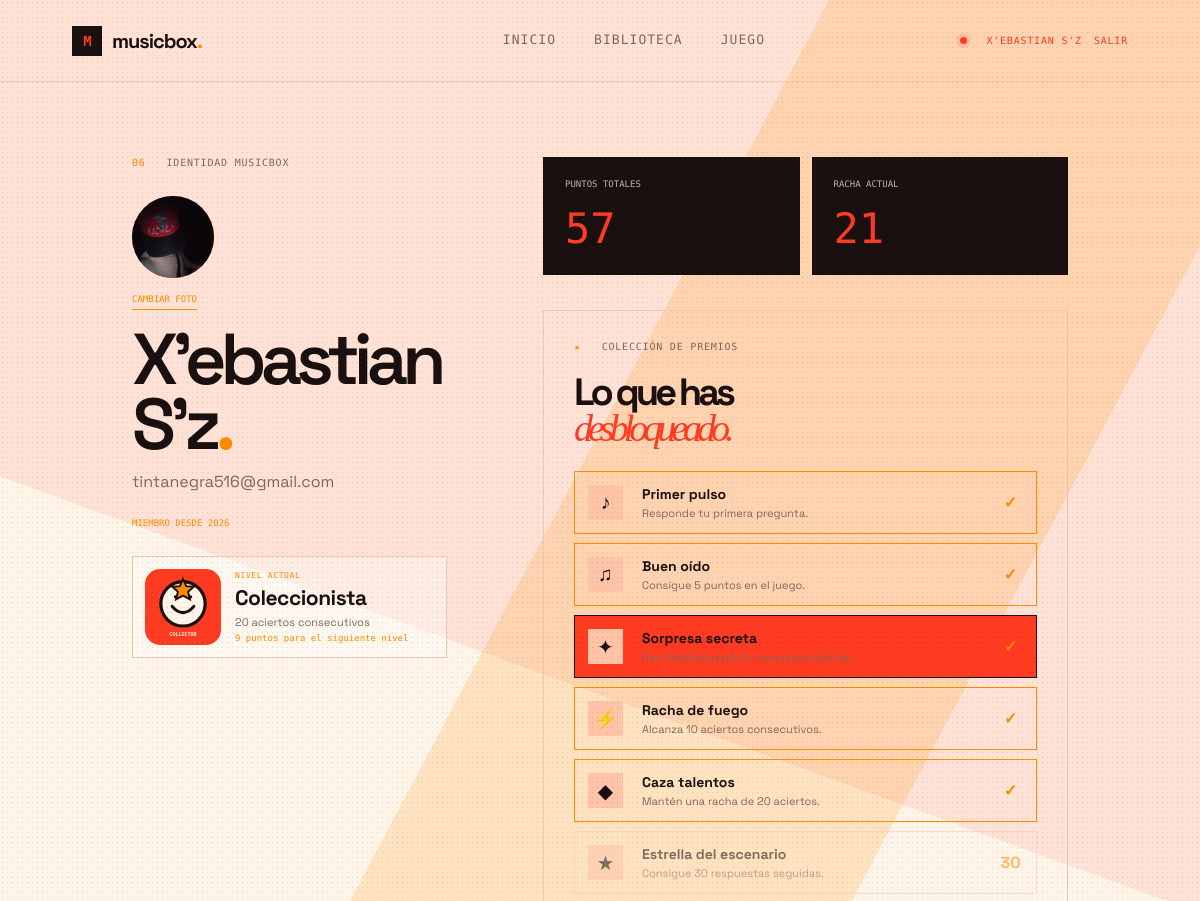
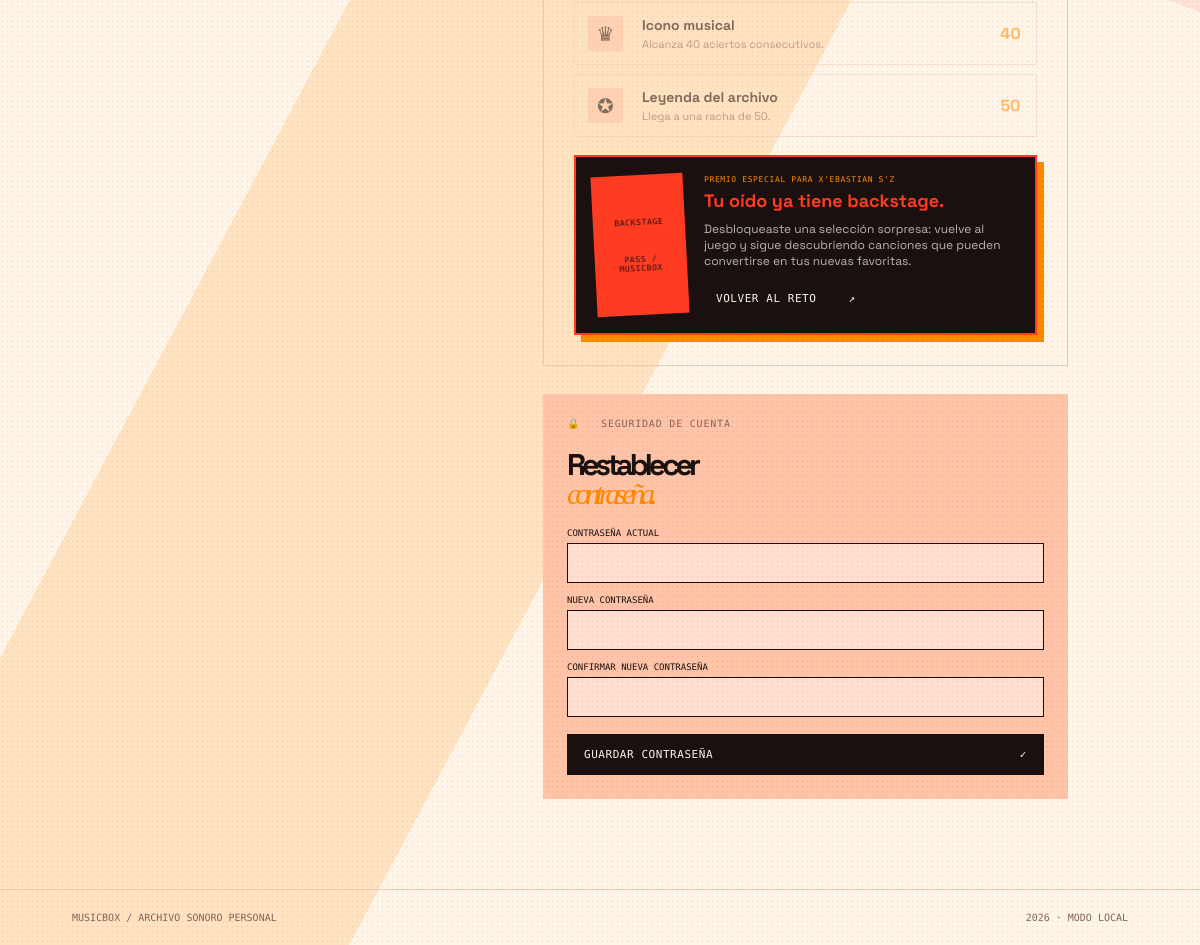
The page /perfil (signed in) on the database its author committed (2 pictures, top to bottom).
### tables this page shows
CREATE TABLE users (
            id INTEGER PRIMARY KEY AUTOINCREMENT,
            name TEXT NOT NULL,
            email TEXT NOT NULL UNIQUE,
            password_hash TEXT NOT NULL,
            reset_code TEXT,
            reset_expires TEXT,
            created_at TEXT DEFAULT CURRENT_TIMESTAMP
        , avatar_path TEXT);

### app.py (the view, shortened to what this page needs)
@app.route("/perfil", methods=["GET", "POST"])
@login_required
def profile():
    profile_data = get_user_profile(session["user_id"])
    streak = profile_data["current_streak"]
    levels = [
        ("Novato", "comienza tu recorrido", "level-rookie.svg"),
        ("Explorador", "10 aciertos consecutivos", "level-explorer.svg"),
        ("Coleccionista", "20 aciertos consecutivos", "level-collector.svg"),
        ("Headliner", "30 aciertos consecutivos", "level-headliner.svg"),
        ("Icono", "40 aciertos consecutivos", "level-icon.svg"),
        ("Leyenda", "50 aciertos consecutivos", "level-legend.svg"),
    ]
    level_index = min(streak // 10, len(levels) - 1)
    level_name, level_subtitle, level_image = levels[level_index]
    next_level = (level_index + 1) * 10 - streak if level_index < len(levels) - 1 else None
    level = {"name": level_name, "subtitle": level_subtitle, "image": level_image, "next": next_level}
    return render_template("profile.html", profile=profile_data, level=level)

### app.py (called while the page is built, shortened)
def login_required(view):
    @wraps(view)
    def wrapped_view(*args, **kwargs):
        if "user_id" not in session:
            return redirect(url_for("login", next=request.path))
        return view(*args, **kwargs)
    return wrapped_view

def mysql_configured():
    return bool(os.getenv("DB_HOST") and os.getenv("DB_NAME") and os.getenv("DB_USER") and pymysql)

def get_sqlite_connection():
    connection = sqlite3.connect(SQLITE_PATH)
    connection.row_factory = sqlite3.Row
    return connection

def get_user_profile(user_id):
    connection = get_sqlite_connection()
    profile = connection.execute("SELECT u.id, u.name, u.email, u.avatar_path, u.created_at, COALESCE(r.points, 0) AS points, COALESCE(r.best_score, 0) AS best_score, COALESCE(r.current_streak, 0) AS current_streak, COALESCE(r.surprise_unlocked, 0) AS surprise_unlocked FROM users u LEFT JOIN user_rewards r ON r.user_id = u.id WHERE u.id = ?", (user_id,)).fetchone()
    connection.close()
    return dict(profile) if profile else None

@app.context_processor
def inject_globals():
    return {"current_year": datetime.now().year, "using_mysql": mysql_configured(), "current_user": session.get("user_name")}

### templates/profile.html (shortened to what this page needs)
{% extends "base.html" %}
{% block content %}
<section class="profile-shell">
  <div class="profile-heading"><p class="eyebrow"><span>06</span> identidad musicbox</p><div class="profile-avatar">{% if profile.avatar_path %}<img src="{{ url_for('static', filename=profile.avatar_path) }}" alt="Foto de perfil de {{ profile.name }}">{% else %}{{ profile.name[:1]|upper }}{% endif %}</div><form class="avatar-form" action="{{ url_for('profile') }}" method="post" enctype="multipart/form-data"><label for="avatar-upload">Cambiar foto</label><input id="avatar-upload" type="file" name="avatar" accept="image/png,image/jpeg,image/webp,image/gif" onchange="this.form.submit()"></form>{% if request.args.get('avatar_updated') %}<span class="avatar-status">Foto actualizada.</span>{% elif request.args.get('avatar_error') %}<span class="avatar-status error-text">{{ request.args.get('avatar_error') }}</span>{% endif %}<h1>{{ profile.name }}<span class="accent">.</span></h1><p>{{ profile.email }}</p><span class="profile-date">MIEMBRO DESDE {{ profile.created_at.strftime('%Y') if profile.created_at.strftime is defined else profile.created_at[:4] }}</span><div class="level-card"><img src="{{ url_for('static', filename='IMG/' ~ level.image) }}" alt="Nivel {{ level.name }}"><div><span class="level-label">NIVEL ACTUAL</span><strong>{{ level.name }}</strong><small>{{ level.subtitle }}</small>{% if level.next %}<em>{{ level.next }} punto{% if level.next != 1 %}s{% endif %} para el siguiente nivel</em>{% else %}<em>recompensa máxima desbloqueada</em>{% endif %}</div></div></div>
  <div class="profile-content">
    <div class="profile-stats"><div><span class="stat-label">PUNTOS TOTALES</span><strong>{{ profile.points }}</strong></div><div><span class="stat-label">RACHA ACTUAL</span><strong>{{ profile.current_streak }}</strong></div></div>
    <section class="rewards-panel"><div class="rewards-heading"><p class="eyebrow"><span>★</span> colección de premios</p><h2>Lo que has<br><em>desbloqueado.</em></h2></div><div class="reward-list"><article class="reward-card {% if profile.points >= 1 %}unlocked{% endif %}"><span class="reward-icon">♪</span><div><h3>Primer pulso</h3><p>Responde tu primera pregunta.</p></div><b>{% if profile.points >= 1 %}✓{% else %}—{% endif %}</b></article><article class="reward-card {% if profile.points >= 5 %}unlocked{% endif %}"><span class="reward-icon">♫</span><div><h3>Buen oído</h3><p>Consigue 5 puntos en el juego.</p></div><b>{% if profile.points >= 5 %}✓{% else %}—{% endif %}</b></article><article class="reward-card surprise {% if profile.surprise_unlocked %}unlocked{% endif %}"><span class="reward-icon">✦</span><div><h3>Sorpresa secreta</h3><p>{% if profile.surprise_unlocked %}Has desbloqueado tu sorpresa especial.{% else %}Llega a 10 puntos para descubrirla.{% endif %}</p></div><b>{% if profile.surprise_unlocked %}✓{% else %}10{% endif %}</b></article><article class="reward-card {% if profile.current_streak >= 10 %}unlocked{% endif %}"><span class="reward-icon">⚡</span><div><h3>Racha de fuego</h3><p>Alcanza 10 aciertos consecutivos.</p></div><b>{% if profile.current_streak >= 10 %}✓{% else %}10{% endif %}</b></article><article class="reward-card {% if profile.current_streak >= 20 %}unlocked{% endif %}"><span class="reward-icon">◆</span><div><h3>Caza talentos</h3><p>Mantén una racha de 20 aciertos.</p></div><b>{% if profile.current_streak >= 20 %}✓{% else %}20{% endif %}</b></article><article class="reward-card {% if profile.current_streak >= 30 %}unlocked{% endif %}"><span class="reward-icon">★</span><div><h3>Estrella del escenario</h3><p>Consigue 30 respuestas seguidas.</p></div><b>{% if profile.current_streak >= 30 %}✓{% else %}30{% endif %}</b></article><article class="reward-card {% if profile.current_streak >= 40 %}unlocked{% endif %}"><span class="reward-icon">♛</span><div><h3>Icono musical</h3><p>Alcanza 40 aciertos consecutivos.</p></div><b>{% if profile.current_streak >= 40 %}✓{% else %}40{% endif %}</b></article><article class="reward-card {% if profile.current_streak >= 50 %}unlocked{% endif %}"><span class="reward-icon">✪</span><div><h3>Leyenda del archivo</h3><p>Llega a una racha de 50.</p></div><b>{% if profile.current_streak >= 50 %}✓{% else %}50{% endif %}</b></article></div>{% if profile.surprise_unlocked %}<div class="surprise-message"><div class="surprise-ticket"><span>BACKSTAGE</span><strong>✦</strong><small>PASS / MUSICBOX</small></div><div><span class="surprise-kicker">PREMIO ESPECIAL PARA {{ profile.name|upper }}</span><strong>Tu oído ya tiene backstage.</strong><p>Desbloqueaste una selección sorpresa: vuelve al juego y sigue descubriendo canciones que pueden convertirse en tus nuevas favoritas.</p><a class="button button-dark" href="{{ url_for('game') }}">Volver al reto <span>↗</span></a></div></div>{% else %}<div class="surprise-locked"><span>✦</span><div><strong>Hay algo esperándote.</strong><p>Consigue {{ 10 - profile.points if profile.points < 10 else 0 }} puntos más para abrir tu sorpresa.</p></div><span class="lock-count">{{ profile.points }}/10</span></div>{% endif %}</section>
    <section class="password-panel"><p class="eyebrow"><span>🔒</span> seguridad de cuenta</p><h2>Restablecer<br><em>contraseña.</em></h2><form action="{{ url_for('change_password') }}" method="post" class="password-form"><label>Contraseña actual<input type="password" name="current_password" required autocomplete="current-password"></label><label>Nueva contraseña<input type="password" name="new_password" required minlength="8" autocomplete="new-password"></label><label>Confirmar nueva contraseña<input type="password" name="confirmation" required minlength="8" autocomplete="new-password"></label><button class="button button-dark" type="submit">Guardar contraseña <span>✓</span></button></form></section>
  </div>
</section>
{% endblock %}

### templates/base.html (shortened to what this page needs)
<!doctype html>
<html lang="es">
<head>
  <link rel="stylesheet" href="{{ url_for('static', filename='CSS/style.css') }}">
</head>
<body>
  <header class="site-header">
    <a class="brand" href="{{ url_for('home') }}"><span class="brand-mark">M</span><span>musicbox<span class="brand-dot">.</span></span></a>
    <nav class="main-nav" aria-label="Navegación principal">
      <a class="nav-link {% if request.endpoint == 'home' %}active{% endif %}" href="{{ url_for('home') }}">Inicio</a>
      {% if current_user %}<a class="nav-link " href="{{ url_for('library') }}">Biblioteca</a><a class="nav-link " href="{{ url_for('game') }}">Juego</a>{% endif %}
    </nav>
    <div class="header-status"><span class="status-dot"></span>{% if current_user %}<a class="account-link" href="{{ url_for('profile') }}">{{ current_user }}</a><a class="account-link" href="{{ url_for('logout') }}">salir</a>{% else %}<a class="account-link" href="{{ url_for('login') }}">iniciar sesión</a>{% endif %}</div>
  </header>
  <main>{% block content %}{% endblock %}</main>
  <footer class="site-footer"><span>musicbox / archivo sonoro personal</span><span>{{ current_year }} · {{ 'MySQL conectado' if using_mysql else 'modo local' }}</span></footer>
</body>
</html>

### rows shown on the page
users: name "X'EBASTIAN S'Z", avatar_path (picture), name "X'ebastian S'z", email "tintanegra516@gmail.com", created_at "2026"

### other values the page prints
{{ level.name }} "Coleccionista"
{{ level.subtitle }} "20 aciertos consecutivos"
{{ level.next }} "9"
{{ profile.points }} "57"
{{ profile.current_streak }} "21"
{{ 'MySQL conectado' if using_mysql else 'modo local' }} "MODO LOCAL"
